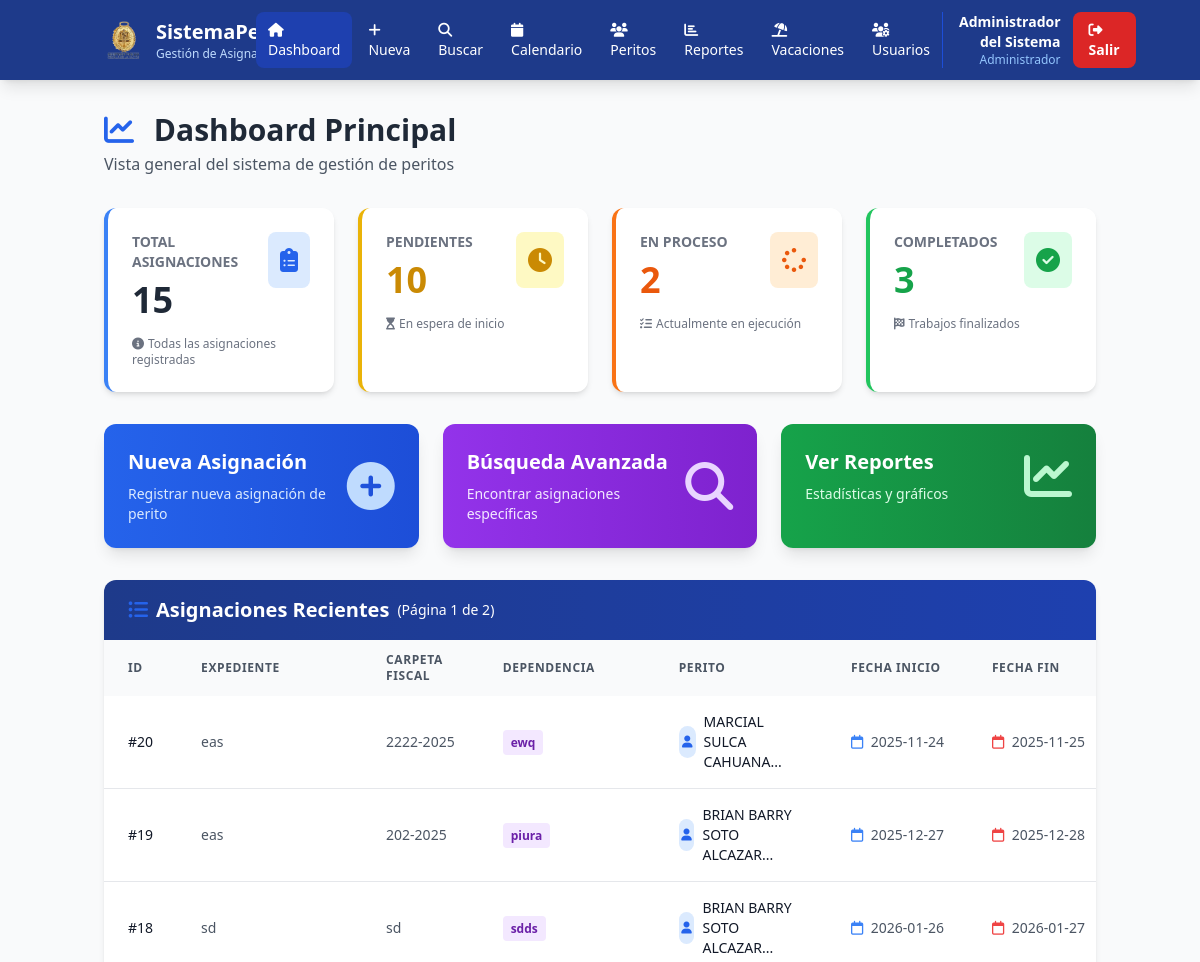
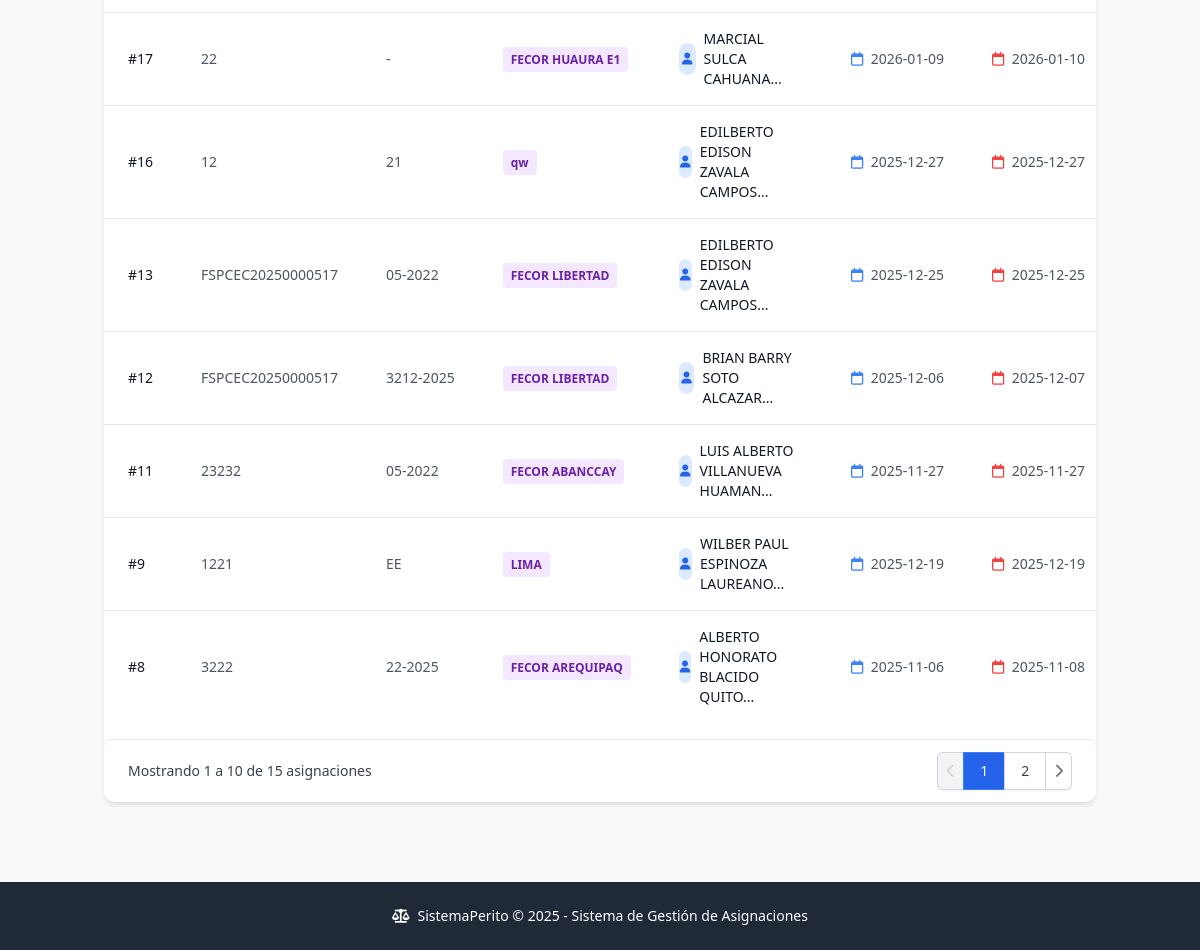
Page / (signed in) on the earlier database version (2 pictures, top to bottom).
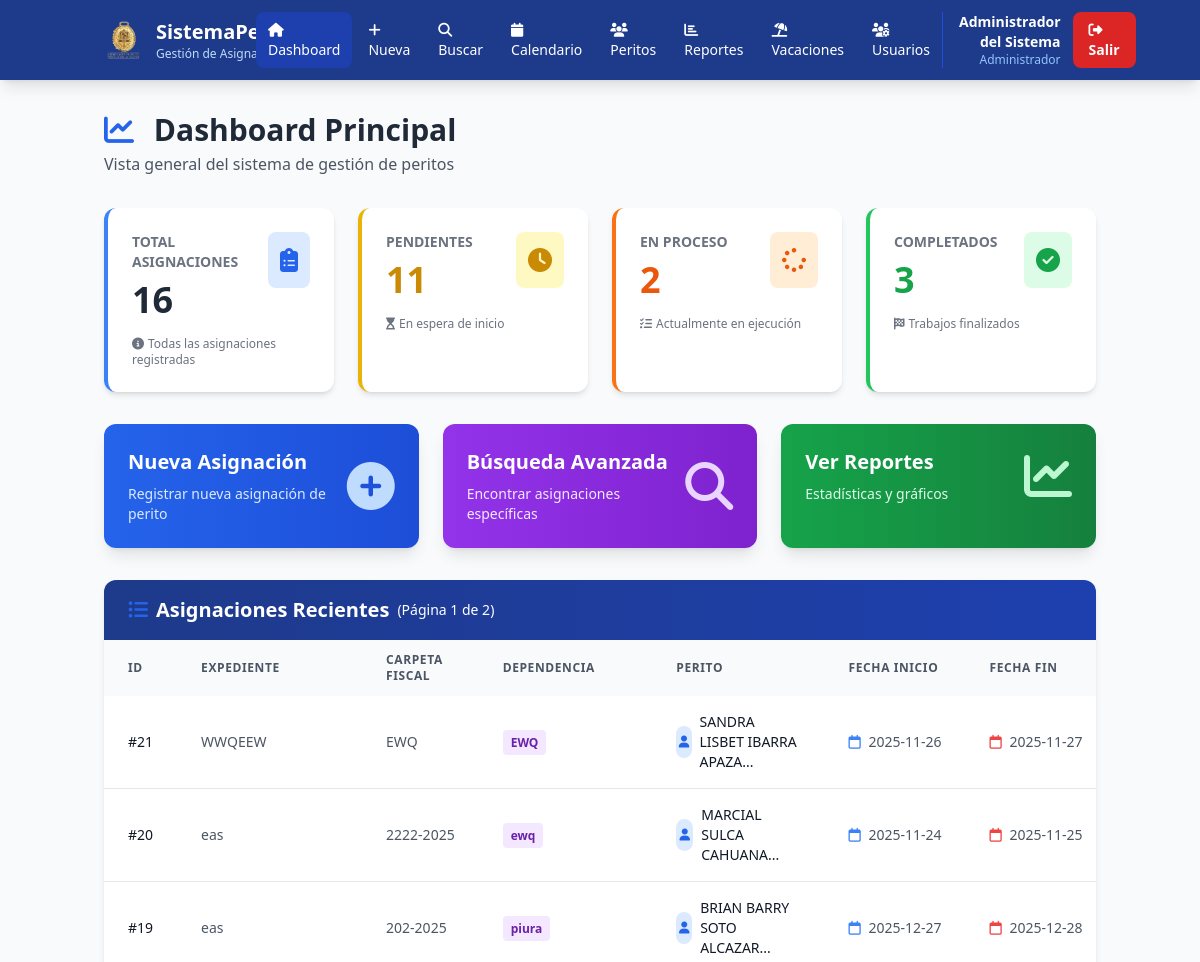
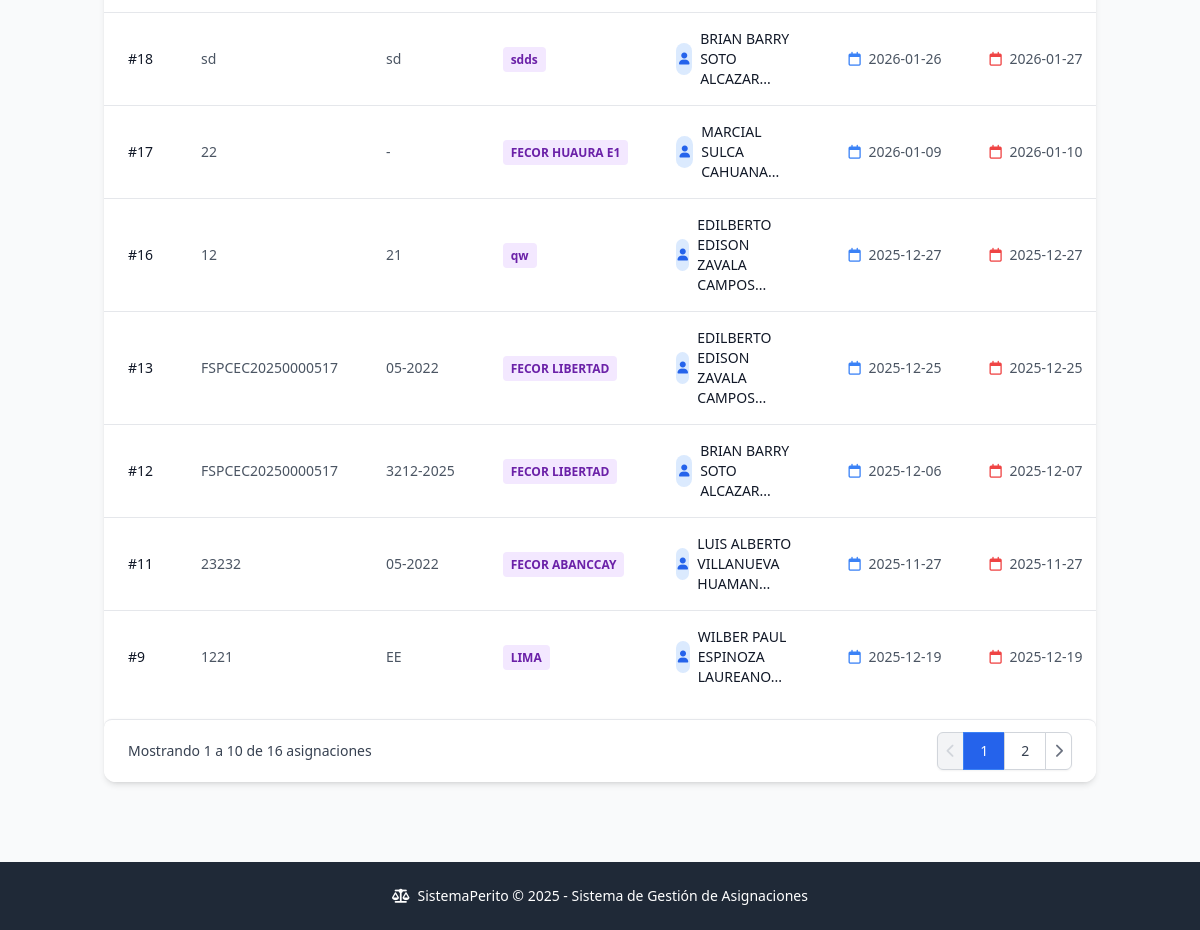
Same page on the later database version (2 pictures, top to bottom).
### tables this page shows
CREATE TABLE asignaciones (
            id INTEGER PRIMARY KEY AUTOINCREMENT,
            hoja_envio TEXT,
            expediente TEXT,
            dependencia TEXT,
            tipo_perito TEXT,
            carpeta_fiscal TEXT,
            observaciones TEXT,
            lugar TEXT,
            fecha_inicio TEXT NOT NULL,
            fecha_fin TEXT NOT NULL,
            perito_asignado TEXT NOT NULL,
            perito_id INTEGER,
            desginacion TEXT,
            oficio_desplazamiento TEXT,
            estado TEXT DEFAULT 'Pendiente',
            fecha_registro TIMESTAMP DEFAULT CURRENT_TIMESTAMP, archivos_adjuntos TEXT, hoja_envio_designacion TEXT, tipo_actividad TEXT, apoyos_tecnicos TEXT, apoyo_tecnico TEXT,
            FOREIGN KEY (perito_id) REFERENCES peritos (id)
        );

CREATE TABLE peritos (
            id INTEGER PRIMARY KEY AUTOINCREMENT,
            nombre_completo TEXT NOT NULL,
            tipo TEXT NOT NULL,
            estado TEXT DEFAULT 'Activo',
            fecha_creacion TIMESTAMP DEFAULT CURRENT_TIMESTAMP
        );

### app.py (the view, shortened to what this page needs)
@app.route('/')
@login_required
def index():
    actualizar_estados_automaticos()
    pagina = request.args.get('pagina', 1, type=int)
    por_pagina = 10
    conn = sqlite3.connect('database.db')
    conn.row_factory = sqlite3.Row
    cursor = conn.cursor()
    perito_id = session.get('perito_id')
    es_admin = session.get('rol') == 'admin'
    tipo_perito = None
    if perito_id and not es_admin:
        cursor.execute('SELECT tipo FROM peritos WHERE id = ?', (perito_id,))
        result = cursor.fetchone()
        if result:
            tipo_perito = result['tipo']
    if es_admin:
        cursor.execute('SELECT COUNT(*) FROM asignaciones WHERE estado != "Cancelado"')
        total_asignaciones = cursor.fetchone()[0]
        cursor.execute('SELECT COUNT(*) FROM asignaciones WHERE estado = "Pendiente"')
        pendientes = cursor.fetchone()[0]
        cursor.execute('SELECT COUNT(*) FROM asignaciones WHERE estado = "En Proceso"')
        en_proceso = cursor.fetchone()[0]
        cursor.execute('SELECT COUNT(*) FROM asignaciones WHERE estado = "Completado"')
        completados = cursor.fetchone()[0]
        cursor.execute('SELECT COUNT(*) FROM asignaciones WHERE estado = "Cancelado"')
        cancelados = cursor.fetchone()[0]
    offset = (pagina - 1) * por_pagina
    if es_admin:
        cursor.execute('''
            SELECT
                a.id, a.hoja_envio, a.expediente, a.dependencia,
                a.tipo_perito, a.tipo_actividad, a.carpeta_fiscal, a.observaciones, a.lugar,
                a.fecha_inicio, a.fecha_fin, a.perito_asignado, a.perito_id,
                a.desginacion, a.oficio_desplazamiento, a.estado, a.fecha_registro,
                p.nombre_completo
            FROM asignaciones a
            LEFT JOIN peritos p ON a.perito_id = p.id
            WHERE a.estado != "Cancelado"
            ORDER BY a.fecha_registro DESC
            LIMIT ? OFFSET ?
        ''', (por_pagina, offset))
    asignaciones_recientes = []
    for row in cursor.fetchall():
        asignaciones_recientes.append({
            'id': row['id'],
            'expediente': row['expediente'],
            'carpeta_fiscal': row['carpeta_fiscal'],
            'dependencia': row['dependencia'],
            'tipo_perito': row['tipo_perito'],
            'tipo_actividad': row['tipo_actividad'],
            'fecha_inicio': row['fecha_inicio'],
            'fecha_fin': row['fecha_fin'],
            'perito': row['nombre_completo'] if row['nombre_completo'] else row['perito_asignado'],
            'estado': row['estado'],
            'lugar': row['lugar']
        })
    total_paginas = (total_asignaciones + por_pagina - 1) // por_pagina if total_asignaciones > 0 else 1
    conn.close()
    return render_template('core/index.html',
                         total=total_asignaciones,
                         pendientes=pendientes,
                         en_proceso=en_proceso,
                         completados=completados,
                         cancelados=cancelados,
                         asignaciones=asignaciones_recientes,
                         pagina_actual=pagina,
                         total_paginas=total_paginas,
                         por_pagina=por_pagina,
                         es_admin=es_admin,
                         tipo_perito=tipo_perito)

### app.py (called while the page is built)
def login_required(f):
    @wraps(f)
    def decorated_function(*args, **kwargs):
        if 'usuario_id' not in session:
            return redirect(url_for('login'))
        return f(*args, **kwargs)
    return decorated_function

def actualizar_estados_automaticos():
    conn = sqlite3.connect('database.db')
    cursor = conn.cursor()
    hoy = datetime.now().date()
    cursor.execute('''
        UPDATE asignaciones
        SET estado = "En Proceso"
        WHERE estado = "Pendiente"
        AND date(fecha_inicio) <= date('now')
        AND date(fecha_fin) >= date('now')
    ''')
    cursor.execute('''
        UPDATE asignaciones
        SET estado = "Completado"
        WHERE estado IN ("Pendiente", "En Proceso")
        AND date(fecha_fin) < date('now')
    ''')
    conn.commit()
    conn.close()

### templates/core/index.html (shortened to what the changed rows need)
<!DOCTYPE html>
<html lang="es">
<head>
    <script src="https://cdn.tailwindcss.com"></script>
    <link rel="stylesheet" href="https://cdnjs.cloudflare.com/ajax/libs/font-awesome/6.4.0/css/all.min.css">
</head>
<body class="bg-gray-50">
    <nav class="bg-blue-900 text-white shadow-lg">
        <div class="container mx-auto px-4">
            <div class="flex justify-between items-center py-3">
                <div class="flex items-center space-x-3">
                    <div class="hidden md:block">
                        <h1 class="text-xl font-bold">SistemaPerito</h1>
                    </div>
                </div>
            </div>
        </div>
    </nav>
    <div class="container mx-auto px-4 py-8">
        <div class="mb-8">
            <h2 class="text-3xl font-bold text-gray-800">
                <i class="fas fa-chart-line text-blue-600 mr-3"></i>
                {% if session.rol == 'admin' %}
                Dashboard Principal
                {% else %}
                Mis Asignaciones
                {% endif %}
            </h2>
        </div>
        <div class="grid grid-cols-1 md:grid-cols-2 lg:grid-cols-4 gap-6 mb-8">
            <div class="stat-card bg-white rounded-xl shadow-md p-6 border-l-4 border-blue-500 fade-in">
                <div class="flex justify-between items-start">
                    <div>
                        <p class="text-gray-500 text-sm font-semibold uppercase">Total Asignaciones</p>
                        <p class="text-4xl font-bold text-gray-800 mt-2">{{ total }}</p>
                    </div>
                </div>
            </div>
            <div class="stat-card bg-white rounded-xl shadow-md p-6 border-l-4 border-yellow-500 fade-in" style="animation-delay: 0.1s">
                <div class="flex justify-between items-start">
                    <div>
                        <p class="text-gray-500 text-sm font-semibold uppercase">Pendientes</p>
                        <p class="text-4xl font-bold text-yellow-600 mt-2">{{ pendientes }}</p>
                    </div>
                </div>
            </div>
        </div>
        <div class="bg-white rounded-xl shadow-md overflow-hidden fade-in" style="animation-delay: 0.4s">
            <div class="bg-gradient-to-r from-blue-900 to-blue-800 px-6 py-4"">
                <h2 class="text-xl font-bold text-white flex items-center">
                    <i class="fas fa-list-ul mr-2 text-blue-600"></i>
                    Asignaciones Recientes
                    <span class="text-sm font-normal text-white-500 ml-2">
                        (Página {{ pagina_actual }} de {{ total_paginas }})
                    </span>
                </h2>
            </div>
            <div class="overflow-x-auto">
                <table class="w-full">
                    <thead class="bg-gray-50">
                        <tr>
                            <th class="px-6 py-3 text-left text-xs font-semibold text-gray-600 uppercase tracking-wider">ID</th>
                            <th class="px-6 py-3 text-left text-xs font-semibold text-gray-600 uppercase tracking-wider">Expediente</th>
                            <th class="px-6 py-3 text-left text-xs font-semibold text-gray-600 uppercase tracking-wider">Carpeta Fiscal</th>
                            <th class="px-6 py-3 text-left text-xs font-semibold text-gray-600 uppercase tracking-wider">Dependencia</th>
                            <th class="px-6 py-3 text-left text-xs font-semibold text-gray-600 uppercase tracking-wider">Perito</th>
                            <th class="px-6 py-3 text-left text-xs font-semibold text-gray-600 uppercase tracking-wider">Fecha Inicio</th>
                            <th class="px-6 py-3 text-left text-xs font-semibold text-gray-600 uppercase tracking-wider">Fecha Fin</th>
                        </tr>
                    </thead>
                    <tbody class="divide-y divide-gray-200">
                        {% if asignaciones %}
                            {% for asignacion in asignaciones %}
                            <tr class="hover:bg-gray-50 transition">
                                <td class="px-6 py-4 whitespace-nowrap text-sm font-medium text-gray-900">
                                    #{{ asignacion.id }}
                                </td>
                                <td class="px-6 py-4 whitespace-nowrap text-sm text-gray-600">
                                    {{ asignacion.expediente or '-' }}
                                </td>
                                <td class="px-6 py-4 whitespace-nowrap text-sm text-gray-600">
                                    {{ asignacion.carpeta_fiscal or '-' }}
                                </td>
                                 <td class="px-6 py-4 whitespace-nowrap text-sm text-gray-600">
                                    <span class="px-2 py-1 bg-purple-100 text-purple-800 rounded text-xs font-semibold">
                                        {{ asignacion.dependencia or 'Sin dependencia' }}
                                    </span>
                                </td>
                                <td class="px-6 py-4 text-sm text-gray-900">
                                    <div class="flex items-center">
                                        <div class="w-8 h-8 bg-blue-100 rounded-full flex items-center justify-center mr-2">
                                            <i class="fas fa-user text-blue-600 text-xs"></i>
                                        </div>
                                        <span class="font-medium">{{ asignacion.perito[:30] }}...</span>
                                    </div>
                                </td>
                                <td class="px-6 py-4 whitespace-nowrap text-sm text-gray-600">
                                    <i class="far fa-calendar text-blue-500 mr-1"></i>
                                    {{ asignacion.fecha_inicio }}
                                </td>
                                <td class="px-6 py-4 whitespace-nowrap text-sm text-gray-600">
                                    <i class="far fa-calendar text-red-500 mr-1"></i>
                                    {{ asignacion.fecha_fin }}
                                </td>
                            </tr>
                            {% endfor %}
                        {% endif %}
                    </tbody>
                </table>
            </div>
            {% if total_paginas > 1 %}
            <div class="bg-white px-4 py-3 flex items-center justify-between border-t border-gray-200 sm:px-6 mt-4 rounded-lg shadow">
                <div class="hidden sm:flex-1 sm:flex sm:items-center sm:justify-between">
                    <div>
                        <p class="text-sm text-gray-700">
                            Mostrando
                            <span class="font-medium">{{ (pagina_actual - 1) * por_pagina + 1 }}</span>
                            a
                            <span class="font-medium">{{ [pagina_actual * por_pagina, total] | min }}</span>
                            de
                            <span class="font-medium">{{ total }}</span>
                            asignaciones
                        </p>
                    </div>
                    <div>
                        <nav class="relative z-0 inline-flex rounded-md shadow-sm -space-x-px" aria-label="Pagination">
                            {% if pagina_actual > 1 %}
                            <a href="/?pagina={{ pagina_actual - 1 }}"
                                class="relative inline-flex items-center px-2 py-2 rounded-l-md border border-gray-300 bg-white text-sm font-medium text-gray-500 hover:bg-gray-50">
                                <i class="fas fa-chevron-left"></i>
                            </a>
                            {% else %}
                            <span class="relative inline-flex items-center px-2 py-2 rounded-l-md border border-gray-300 bg-gray-100 text-sm font-medium text-gray-300 cursor-not-allowed">
                                <i class="fas fa-chevron-left"></i>
                            </span>
                            {% endif %}
                            {% for num in range(1, total_paginas + 1) %}
                                {% if num == pagina_actual %}
                                <span class="relative inline-flex items-center px-4 py-2 border border-blue-500 bg-blue-600 text-sm font-medium text-white">
                                    {{ num }}
                                </span>
                                {% elif num == 1 or num == total_paginas or (num >= pagina_actual - 2 and num <= pagina_actual + 2) %}
                                <a href="/?pagina={{ num }}"
                                    class="relative inline-flex items-center px-4 py-2 border border-gray-300 bg-white text-sm font-medium text-gray-700 hover:bg-gray-50">
                                    {{ num }}
                                </a>
                                {% elif num == pagina_actual - 3 or num == pagina_actual + 3 %}
                                <span class="relative inline-flex items-center px-4 py-2 border border-gray-300 bg-white text-sm font-medium text-gray-700">
                                    ...
                                </span>
                                {% endif %}
                            {% endfor %}
                            {% if pagina_actual < total_paginas %}
                            <a href="/?pagina={{ pagina_actual + 1 }}"
                                class="relative inline-flex items-center px-2 py-2 rounded-r-md border border-gray-300 bg-white text-sm font-medium text-gray-500 hover:bg-gray-50">
                                <i class="fas fa-chevron-right"></i>
                            </a>
                            {% else %}
                            <span class="relative inline-flex items-center px-2 py-2 rounded-r-md border border-gray-300 bg-gray-100 text-sm font-medium text-gray-300 cursor-not-allowed">
                                <i class="fas fa-chevron-right"></i>
                            </span>
                            {% endif %}
                        </nav>
                    </div>
                </div>
            </div>
            {% endif %}
        </div>
    </div>
</body>
</html>

Differences in the rows shown:
no longer on this page (row unchanged): asignaciones: id "8", expediente "3222", carpeta_fiscal "22-2025", dependencia "FECOR AREQUIPAQ", nombre_completo "ALBERTO HONORATO BLACIDO QUITO", fecha_inicio "2025-11-06", fecha_fin "2025-11-08"
added asignaciones: id "21", expediente "WWQEEW", carpeta_fiscal "EWQ", dependencia "EWQ", nombre_completo "SANDRA LISBET IBARRA APAZA", fecha_inicio "2025-11-26", fecha_fin "2025-11-27"
Other differences:
{{ total }}: "15" → "16"
{{ pendientes }}: "10" → "11"
